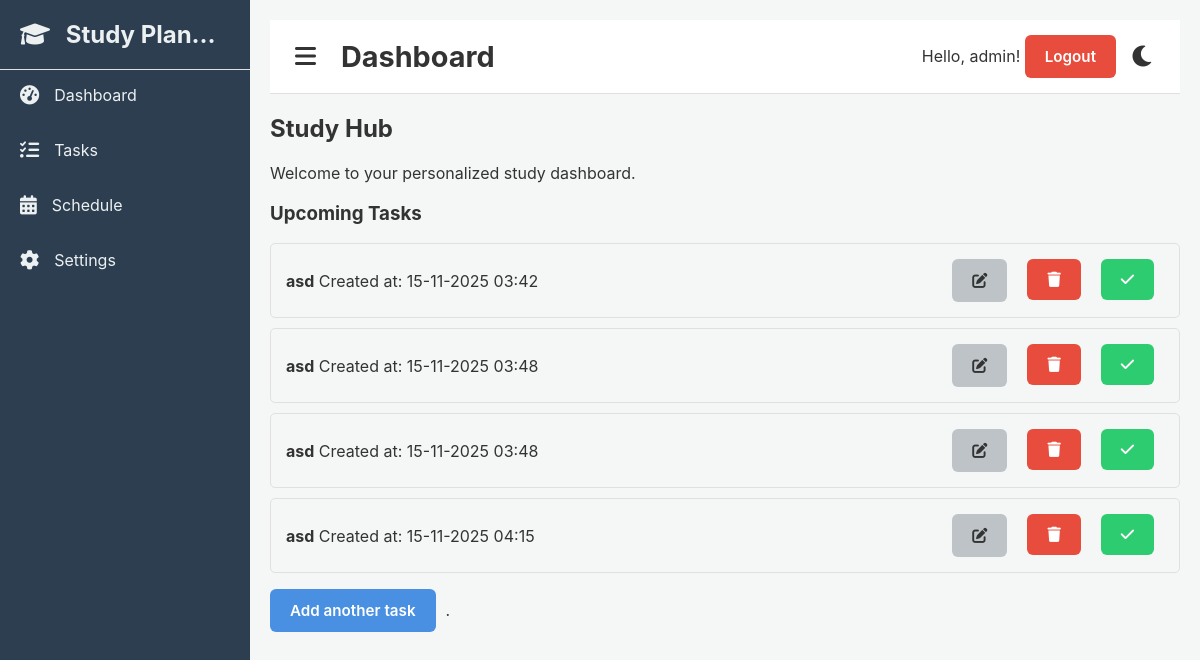
The page /dashboard (signed in) on the database its author committed.
### app/models.py (models this page shows, shortened)
class User(UserMixin, db.Model):
    id = db.Column(db.Integer, primary_key=True)
    username = db.Column(db.String(64), unique=True)
    email = db.Column(db.String(120), unique=True)
    password_hash = db.Column(db.String(128))
    tasks = db.relationship('Task', backref='author', lazy='dynamic')

class Task(db.Model):
    id = db.Column(db.Integer, primary_key=True)
    title = db.Column(db.String(100), nullable=False)
    description = db.Column(db.Text)
    data_created = db.Column(db.DateTime, default=datetime.utcnow)
    due_date = db.Column(db.DateTime, nullable=True)
    category = db.Column(db.String(50), nullable=True)
    is_complete = db.Column(db.Boolean, default=False)
    user_id = db.Column(db.Integer, db.ForeignKey('user.id'), nullable=False)

### app/routes.py (the view)
@main.route('/')
@main.route('/dashboard')
@login_required
def dashboard():
    tasks = Task.query.filter_by(user_id=current_user.id).order_by(Task.data_created.asc()).all()
    return render_template('dashboard.html', title='Dashboard', tasks=tasks)

### app/__init__.py (called while the page is built)
def create_app():
    app = Flask(__name__)
    secret_key = os.environ.get('SECRET_KEY', 'a_very_secret_key_for_dev')
    app.config['SECRET_KEY'] = secret_key
    app.config['SQLALCHEMY_DATABASE_URI'] = (
        "sqlite:///complete_study_planner.db"
    )
    app.config['SQLALCHEMY_TRACK_MODIFICATIONS'] = False
    db.init_app(app)
    login_manager.init_app(app)
    from app.models import User
    @login_manager.user_loader
    def load_user(user_id):
        return User.query.get(int(user_id))
    from app.routes import main as main_blueprint
    from app.auth import auth as auth_blueprint
    app.register_blueprint(main_blueprint)
    app.register_blueprint(auth_blueprint, url_prefix='/auth')
    return app

### app/templates/dashboard.html (shortened to what this page needs)
<!DOCTYPE html>
{% extends 'base.html' %}
{% block page_title %}{{ title }}{% endblock %}
{% block content %}
    <div class="dashboard-container">
        <h2>Study Hub</h2>
        <p>Welcome to your personalized study dashboard.</p>
        <h3>Upcoming Tasks</h3>
        {% if tasks %}
            <ul class="task-list">
                {% for task in tasks %}
                    <li class="task-item {% if task.is_complete %}completed{% endif %}">
                        <div class="task-details">
                            <span class="task-title">{{ task.title }}</span>
                            <span class="data-created">Created at: {{ task.data_created.strftime('%d-%m-%Y %H:%M') }}</span>
                        </div>
                        <div class="task-actions">
                           <a href="{{ url_for('main.edit_task', task_id=task.id) }}" class="btn btn-secondary btn-sm"><i class="fas fa-edit"></i></a>
                            <form action="{{ url_for('main.delete_task', task_id=task.id) }}" method="POST" style="display:inline;">
                                <button type="submit" class="btn btn-danger btn-sm" onclick="return confirm('Are you sure you want to delete this task?');"><i class="fas fa-trash"></i></button>
                            </form>
                            <form action="{{ url_for('main.complete_task', task_id=task.id) }}" method="POST" style="display:inline;">
                                <button type="submit" class="btn btn-success btn-sm"><i class="fas fa-check"></i></button>
                            </form>
                        </div>
                    </li>
                {% endfor %}
            </ul>
             <p><a class="btn btn-primary btn-sm" href="{{ url_for('main.add_task') }}">Add another task</a>.</p>
        {% else %}
            <p>No tasks yet! <a class="btn btn-primary btn-sm" href="{{ url_for('main.add_task') }}">Add your first task</a>.</p>
        {% endif %}
    </div>
{% endblock %}

### app/templates/base.html (shortened to what this page needs)
<!DOCTYPE html>
<html lang="en">
<head>
    <link rel="stylesheet" href="https://cdnjs.cloudflare.com/ajax/libs/font-awesome/6.0.0/css/all.min.css">
    <link rel="stylesheet" href="{{ url_for('static', filename='css/common.css') }}">
</head>
<body>
    <div class="wrapper">
        <nav class="sidebar">
            <div class="sidebar-header">
                <h2><i class="fas fa-graduation-cap"></i> Study Planner</h2>
            </div>
            <ul class="nav-menu">
                <li class="nav-item"><a href="/" class="nav-link"><i class="fas fa-tachometer-alt"></i><span>Dashboard</span></a></li>
                <li class="nav-item"><a href="#" class="nav-link"><i class="fas fa-tasks"></i><span>Tasks</span></a></li>
                <li class="nav-item"><a href="#" class="nav-link"><i class="fas fa-calendar-alt"></i><span>Schedule</span></a></li>
                <li class="nav-item"><a href="{{ url_for('main.settings') }}" class="nav-link"><i class="fas fa-cog"></i><span>Settings</span></a></li>
            </ul>
        </nav>
        <main class="main-content">
            <header class="top-header">
                <div class="header-left">
                    <button class="sidebar-toggle" id="sidebar-toggle"><i class="fas fa-bars"></i></button>
                    <h1>{% block page_title %}{% endblock %}</h1>
                </div>
                <div class="header-right">
                    <div>
                        <span>Hello, {{ current_user.username }}!</span>
                        <a class="btn btn-danger btn-sm" href="{{ url_for('auth.logout') }}">Logout</a>
                    </div>
                    <div class="theme-toggle moon">
                     <button id="theme-toggle" class="theme-btn"><i class="fas fa-moon"></i></button>
                    </div>
                </div>
            </header>
            {% block content %}{% endblock %}
        </main>
    </div>
</body>
</html>

### app/static/css/common.css (style rules this page uses)
body { font-family: 'Inter', sans-serif; margin: 0; padding: 0; background-color: var(--bg-color-primary); color: var(--text-color-primary); display: flex; min-height: 100vh; transition: background-color 0.3s ease, color 0.3s ease; }
:root { --bg-color-primary: #f4f7f6; --bg-color-secondary: #ffffff; --text-color-primary: #333333; --text-color-secondary: #555555; --border-color: #e0e0e0; --accent-color: #4a90e2; --sidebar-bg: #2c3e50; --sidebar-text: #ecf0f1; --sidebar-hover: #34495e; }
.wrapper { display: flex; width: 100%; }
.sidebar { width: 250px; min-height: 100vh; background-color: var(--sidebar-bg); color: var(--sidebar-text); transition: all 0.3s ease; flex-shrink: 0; }
.sidebar-header { padding: 20px; text-align: center; border-bottom: 1px solid var(--border-color); }
.sidebar-header h2 { margin: 0; font-size: 1.5em; white-space: nowrap; overflow: hidden; text-overflow: ellipsis; }
.sidebar-header h2 i { margin-right: 10px; }
.nav-menu { list-style: none; padding: 0; margin: 0; }
.nav-item { margin-bottom: 5px; }
.nav-link { display: flex; align-items: center; padding: 15px 20px; color: var(--sidebar-text); text-decoration: none; transition: background-color 0.3s ease; white-space: nowrap; overflow: hidden; text-overflow: ellipsis; }
.nav-link i { margin-right: 15px; font-size: 1.2em; }
.main-content { flex-grow: 1; padding: 20px; transition: all 0.3s ease; }
.top-header { display: flex; justify-content: space-between; align-items: center; padding: 15px 20px; background-color: var(--bg-color-secondary); border-bottom: 1px solid var(--border-color); margin-bottom: 20px; }
.header-left { display: flex; align-items: center; }
.header-right { display:flex; align-items: center; }
.header-left h1 { margin: 0; font-size: 1.8em; color: var(--text-color-primary); margin-left: 20px; }
.sidebar-toggle { background: none; border: none; color: var(--text-color-primary); font-size: 1.5em; cursor: pointer; padding: 5px; }
.theme-toggle .theme-btn { background: none; border: none; color: var(--text-color-primary); font-size: 1.5em; cursor: pointer; padding: 5px; }
.task-list { list-style: none; padding: 0; margin: 0; }
.task-item { display: flex; justify-content: space-between; align-items: center; padding: 15px; border: 1px solid var(--border-color); border-radius: 5px; margin-bottom: 10px; }
.task-title { font-weight: bold; }
.task-actions { display: flex; gap: 10px; }
.btn-sm { padding: 5px 10px; font-size: 0.8em; }
.btn-success { background-color: #2ecc71; color: #fff; border: none; border-radius: 4px; cursor: pointer; }
.btn-secondary { background-color: #f39c12; color: #fff; }
.btn-danger { background-color: #e74c3c; color: #fff; }
.btn { padding: 12px 20px; font-size: 0.95rem; font-weight: 600; border: none; border-radius: 6px; cursor: pointer; transition: background-color 0.3s ease; text-decoration: none; display: inline-block; margin-right: 10px; }
.btn-primary { background-color: var(--accent-color); color: #fff; }
.btn-secondary { background-color: #bdc3c7; color: #333; }

### rows shown on the page
User: username "admin"
Task: title "asd", data_created "15-11-2025 03:42"
Task: title "asd", data_created "15-11-2025 03:48"
Task: title "asd", data_created "15-11-2025 03:48"
Task: title "asd", data_created "15-11-2025 04:15"

### other values the page prints
{{ title }} "Dashboard"
